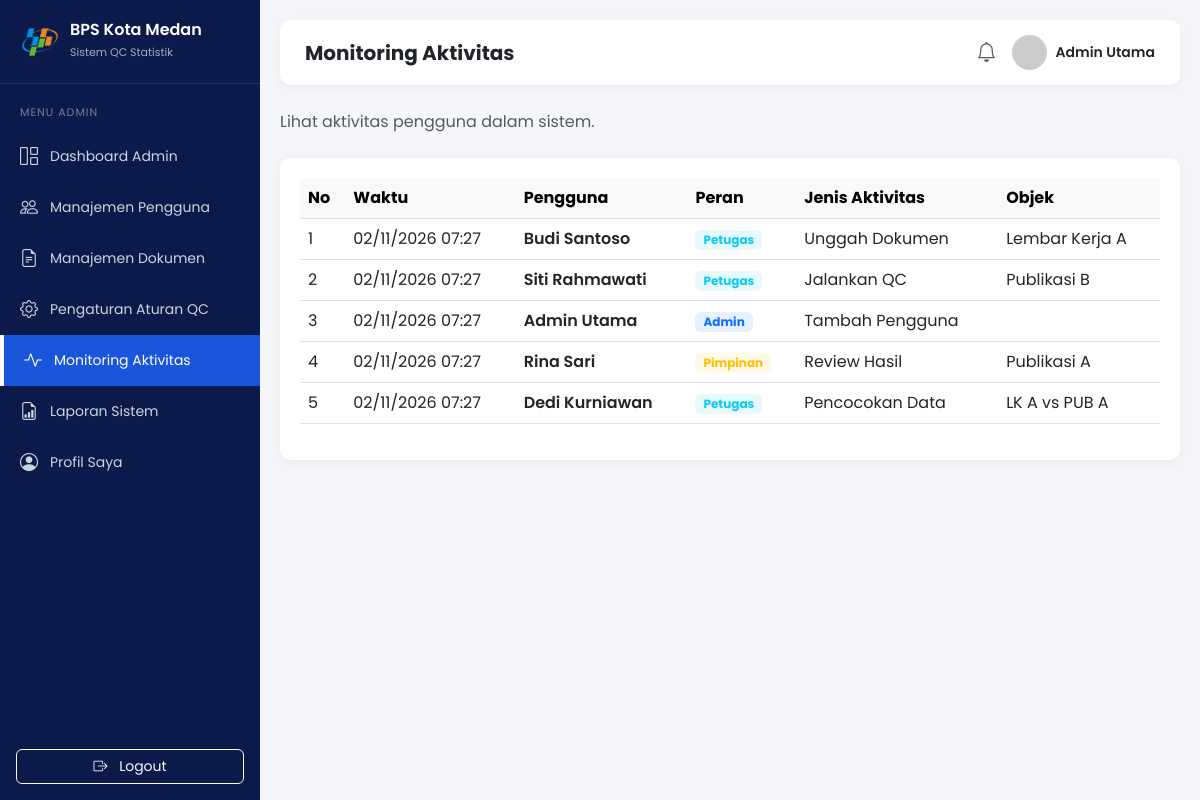
The page /admin/monitoring.php (signed in) on the database its author committed.
### tables this page shows
CREATE TABLE `log_aktivitas` (
  `id_log` int(11) NOT NULL AUTO_INCREMENT,
  `waktu` datetime DEFAULT current_timestamp(),
  `id_pengguna` int(11) NOT NULL,
  `peran` varchar(20) NOT NULL,
  `jenis_aktivitas` varchar(100) NOT NULL,
  `objek` varchar(100) DEFAULT NULL,
  `keterangan` text DEFAULT NULL,
  PRIMARY KEY (`id_log`),
  KEY `id_pengguna` (`id_pengguna`),
  CONSTRAINT `log_ibfk_1` FOREIGN KEY (`id_pengguna`) REFERENCES `pengguna` (`id_pengguna`) ON DELETE CASCADE
);

CREATE TABLE `pengguna` (
  `id_pengguna` int(11) NOT NULL AUTO_INCREMENT,
  `nama` varchar(100) NOT NULL,
  `username` varchar(50) NOT NULL,
  `password` varchar(255) NOT NULL,
  `email` varchar(100) DEFAULT NULL,
  `role` enum('admin','petugas','pimpinan') NOT NULL,
  `status` enum('Aktif','Nonaktif') DEFAULT 'Aktif',
  `created_at` timestamp NOT NULL DEFAULT current_timestamp(),
  PRIMARY KEY (`id_pengguna`),
  UNIQUE KEY `username` (`username`)
);

### admin/monitoring.php (the view, shortened to what this page needs)
<?php
require_once '../config/koneksi.php';
$query = "SELECT log_aktivitas.*, pengguna.nama
          FROM log_aktivitas
          JOIN pengguna ON log_aktivitas.id_pengguna = pengguna.id_pengguna
          ORDER BY log_aktivitas.waktu DESC";
$stmt = $pdo->query($query);
$log_list = $stmt->fetchAll();
?>
<!DOCTYPE html>
<html lang="id">
<head>
    <link href="https://cdn.jsdelivr.net/npm/bootstrap@5.3.0/dist/css/bootstrap.min.css" rel="stylesheet">
    <link rel="stylesheet" href="https://cdn.jsdelivr.net/npm/bootstrap-icons@1.10.5/font/bootstrap-icons.css">
    <link rel="stylesheet" href="../assets/css/style.css">
</head>
<body>
    <?php include '../includes/sidebar_admin.php'; ?>
    <div class="main-content">
        <div class="topbar">
            <h5 class="mb-0 fw-bold">Monitoring Aktivitas</h5>
            <div class="d-flex align-items-center">
                <i class="bi bi-bell me-3 fs-5 text-muted"></i>
                <div class="d-flex align-items-center">
                    <img src="https://ui-avatars.com/api/?name=<?= urlencode($_SESSION['nama']) ?>&background=1a56db&color=fff" class="rounded-circle me-2" width="35">
                    <span class="fw-semibold" style="font-size: 14px;"><?= $_SESSION['nama'] ?></span>
                </div>
            </div>
        </div>
        <p class="text-muted mb-4">Lihat aktivitas pengguna dalam sistem.</p>
        <div class="stat-card">
            <div class="table-responsive">
                <table class="table table-hover align-middle">
                    <thead class="table-light">
                        <tr>
                            <th>No</th>
                            <th>Waktu</th>
                            <th>Pengguna</th>
                            <th>Peran</th>
                            <th>Jenis Aktivitas</th>
                            <th>Objek</th>
                        </tr>
                    </thead>
                    <tbody>
                        <?php if(count($log_list) > 0): ?>
                            <?php $no = 1; foreach($log_list as $row): ?>
                            <tr>
                                <td><?= $no++ ?></td>
                                <td><?= date('d/m/Y H:i', strtotime($row['waktu'])) ?></td>
                                <td class="fw-semibold"><?= htmlspecialchars($row['nama']) ?></td>
                                <td>
                                    <?php
                                        $badge = 'secondary';
                                        if($row['peran'] == 'Admin') $badge = 'primary';
                                        elseif($row['peran'] == 'Petugas') $badge = 'info';
                                        elseif($row['peran'] == 'Pimpinan') $badge = 'warning';
                                    ?>
                                    <span class="badge bg-<?= $badge ?> bg-opacity-10 text-<?= $badge ?> px-2 py-1"><?= $row['peran'] ?></span>
                                </td>
                                <td><?= htmlspecialchars($row['jenis_aktivitas']) ?></td>
                                <td><?= htmlspecialchars($row['objek'] ?? '-') ?></td>
                            </tr>
                            <?php endforeach; ?>
                        <?php else: ?>
                            <tr><td colspan="6" class="text-center py-4 text-muted">Belum ada aktivitas yang tercatat.</td></tr>
                        <?php endif; ?>
                    </tbody>
                </table>
            </div>
        </div>
    </div>
</body>
</html>

### assets/css/style.css (style rules this page uses)
body { font-family: 'Poppins', sans-serif; background-color: #f4f6f9; margin: 0; overflow-x: hidden; }
.main-content { margin-left: 260px; padding: 20px; min-height: 100vh; }
.topbar { background: #fff; padding: 15px 25px; border-radius: 10px; box-shadow: 0 2px 10px rgba(0,0,0,0.05); display: flex; justify-content: space-between; align-items: center; margin-bottom: 25px; }
.stat-card { background: #fff; border-radius: 10px; padding: 20px; border: none; box-shadow: 0 2px 10px rgba(0,0,0,0.05); }

### rows shown on the page
log_aktivitas: waktu "02/11/2026 07:27", id_pengguna.nama "Budi Santoso", peran "Petugas", jenis_aktivitas "Unggah Dokumen", objek "Lembar Kerja A"
log_aktivitas: waktu "02/11/2026 07:27", id_pengguna.nama "Siti Rahmawati", peran "Petugas", jenis_aktivitas "Jalankan QC", objek "Publikasi B"
log_aktivitas: waktu "02/11/2026 07:27", id_pengguna.nama "Admin Utama", peran "Admin", jenis_aktivitas "Tambah Pengguna"
log_aktivitas: waktu "02/11/2026 07:27", id_pengguna.nama "Rina Sari", peran "Pimpinan", jenis_aktivitas "Review Hasil", objek "Publikasi A"
log_aktivitas: waktu "02/11/2026 07:27", id_pengguna.nama "Dedi Kurniawan", peran "Petugas", jenis_aktivitas "Pencocokan Data", objek "LK A vs PUB A"

### other values the page prints
$_SESSION['nama'] "Admin Utama"
